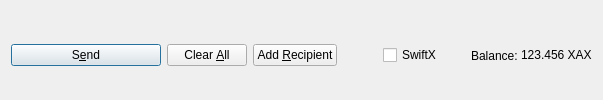
         <widget class="QFrame" name="frame_Send">
          <layout class="QHBoxLayout" name="horizontalLayout">
           <property name="bottomMargin">
            <number>0</number>
           </property>
           <item>
            <widget class="QPushButton" name="sendButton">
             <property name="minimumSize">
              <size>
               <width>150</width>
               <height>0</height>
              </size>
             </property>
             <property name="toolTip">
              <string>Confirm the send action</string>
             </property>
             <property name="text">
              <string>S&amp;end</string>
             </property>
             <property name="icon">
              <iconset resource="../artax.qrc">
               <normaloff>:/icons/send</normaloff>:/icons/send</iconset>
             </property>
             <property name="autoDefault">
              <bool>false</bool>
             </property>
             <property name="default">
              <bool>true</bool>
             </property>
            </widget>
           </item>
           <item>
            <widget class="QPushButton" name="clearButton">
             <property name="sizePolicy">
              <sizepolicy hsizetype="Minimum" vsizetype="Fixed">
               <horstretch>0</horstretch>
               <verstretch>0</verstretch>
              </sizepolicy>
             </property>
             <property name="toolTip">
              <string>Clear all fields of the form.</string>
             </property>
             <property name="text">
              <string>Clear &amp;All</string>
             </property>
             <property name="icon">
              <iconset resource="../artax.qrc">
               <normaloff>:/icons/remove</normaloff>:/icons/remove</iconset>
             </property>
             <property name="autoDefault">
              <bool>false</bool>
             </property>
            </widget>
           </item>
           <item>
            <widget class="QPushButton" name="addButton">
             <property name="toolTip">
              <string>Send to multiple recipients at once</string>
             </property>
             <property name="text">
              <string>Add &amp;Recipient</string>
             </property>
             <property name="icon">
              <iconset resource="../artax.qrc">
               <normaloff>:/icons/add</normaloff>:/icons/add</iconset>
             </property>
             <property name="autoDefault">
              <bool>false</bool>
             </property>
            </widget>
           </item>
           <item>
            <spacer name="horizontalSpacer">
             <property name="orientation">
              <enum>Qt::Horizontal</enum>
             </property>
             <property name="sizeHint" stdset="0">
              <size>
               <width>40</width>
               <height>20</height>
              </size>
             </property>
            </spacer>
           </item>
           <item>
            <layout class="QHBoxLayout" name="horizontalLayout_2">
             <property name="spacing">
              <number>3</number>
             </property>
             <item>
              <widget class="QCheckBox" name="checkSwiftTX">
               <property name="enabled">
                <bool>true</bool>
               </property>
               <property name="minimumSize">
                <size>
                 <width>85</width>
                 <height>0</height>
                </size>
               </property>
               <property name="text">
                <string>SwiftX</string>
               </property>
              </widget>
             </item>
             <item>
              <widget class="QLabel" name="label">
               <property name="text">
                <string>Balance:</string>
               </property>
              </widget>
             </item>
             <item>
              <widget class="QLabel" name="labelBalance">
               <property name="sizePolicy">
                <sizepolicy hsizetype="Preferred" vsizetype="Fixed">
                 <horstretch>0</horstretch>
                 <verstretch>0</verstretch>
                </sizepolicy>
               </property>
               <property name="cursor">
                <cursorShape>IBeamCursor</cursorShape>
               </property>
               <property name="text">
                <string notr="true">123.456 XAX</string>
               </property>
               <property name="textInteractionFlags">
                <set>Qt::LinksAccessibleByMouse|Qt::TextSelectableByKeyboard|Qt::TextSelectableByMouse</set>
               </property>
              </widget>
             </item>
            </layout>
           </item>
          </layout>
         </widget>
